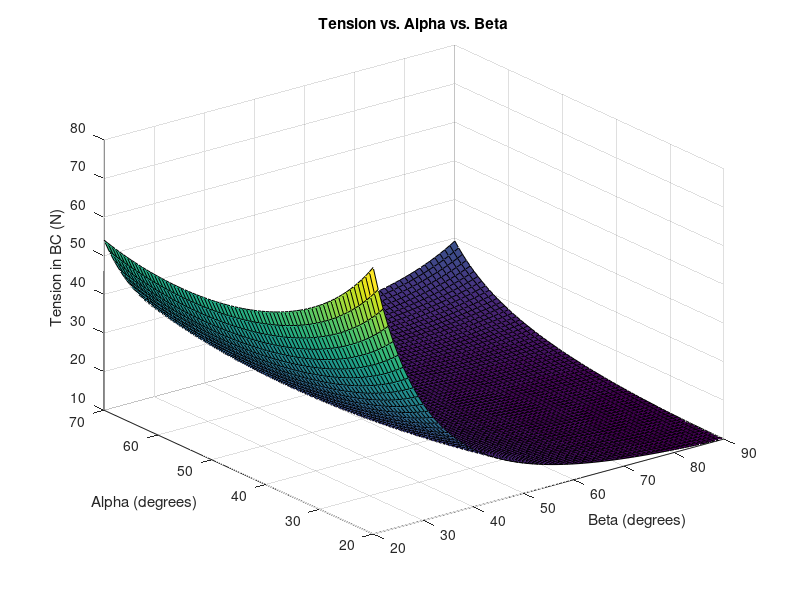

MATLAB code to generate this figure:
% EA2 Project 2 Problem 1
ii = 0;
jj = 0;
g = 9.81;
Lo = 1;
m = 1;
r = 0.1 * Lo;
angle = 0;
Tbc = zeros(71,51);

for B = 20:90
    ii = ii + 1;
    jj = 0;
    for a = 20:0.7142253521:70
        jj = jj + 1;
        % Distance from A
        x1 = r/tand(a/2);
        x2 = r/tand(a/2) + 2*r;
        x3 = r/tand(a/2) + 4*r;
    
        % Normal force
        N1 = (3*m*g*cosd(a)^2)/sind(a) + m*g*sind(a);
        N2 = m*g*sind(a);
        N3 = N2;
    
        % Tension
        %Tbc(ii,jj) = (x1*N1*sind(a) + x2*N2*sind(a) + x3*N3*sind(a))/(Lo*sind(180-B-a));
        Tbc(ii, jj) = (x1*N1 + x2*N2 + x3*N3)/(Lo*sind(180-B-a));
    end
end
B = 20:90;
a = 20:0.7142253521:70;
figure;
surf(B,a,Tbc);
title('Tension vs. Alpha vs. Beta');
xlabel('Beta (degrees)');
ylabel('Alpha (degrees)');
zlabel('Tension in BC (N)');